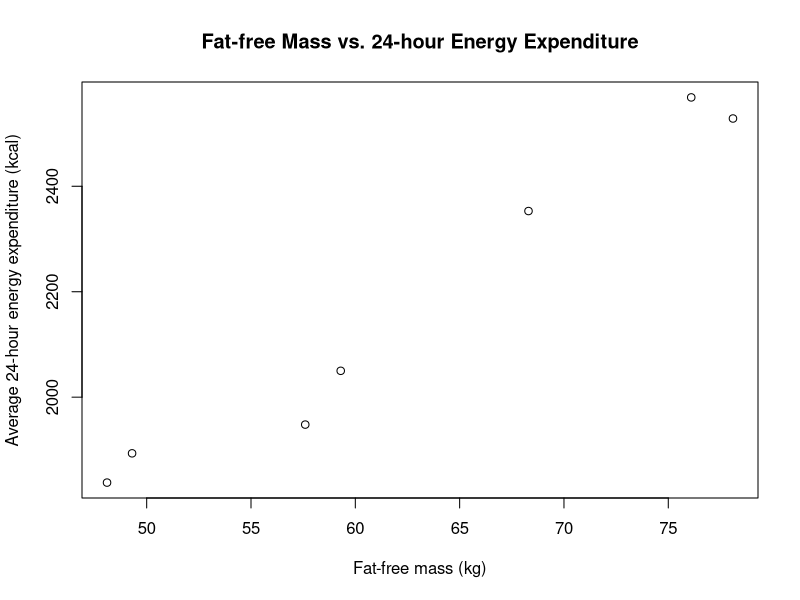

Write R code to recreate this figure.
# page no 16
nutrition_data <- data.frame(
  Subject = 1:7,
  Fat_free_mass_kg = c(49.3, 59.3, 68.3, 48.1, 57.6, 78.1, 76.1),
  Energy_Expenditure_1 = c(1851, 2209, 2283, 1885, 1929, 2490, 2484),
  Energy_Expenditure_2 = c(1936, 1891, 2423, 1791, 1967, 2567, 2653)
)
nutrition_data$Average_Energy_Expenditure <- rowMeans(nutrition_data[, c("Energy_Expenditure_1", "Energy_Expenditure_2")])
summary(nutrition_data)
plot(nutrition_data$Fat_free_mass_kg, nutrition_data$Average_Energy_Expenditure,
     xlab = "Fat-free mass (kg)", ylab = "Average 24-hour energy expenditure (kcal)",
     main = "Fat-free Mass vs. 24-hour Energy Expenditure")
